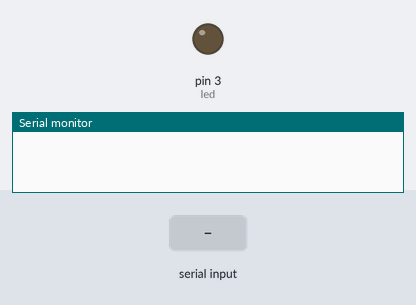
A sketch run on a simulated Arduino Uno, built with avr-gcc and run on an emulated ATmega328P. Parts: output pins drawn as LEDs (lit = HIGH), the last lines printed to the serial monitor. The test bench sets the inputs (shaded band).

Above: at 1.2 s.
1.3 s: "on\n" received over Serial
At 2.3 s:
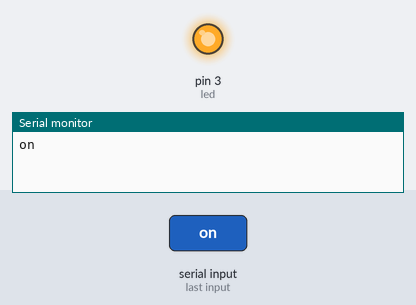
2.8 s: "off\n" received over Serial
At 3.5 s:
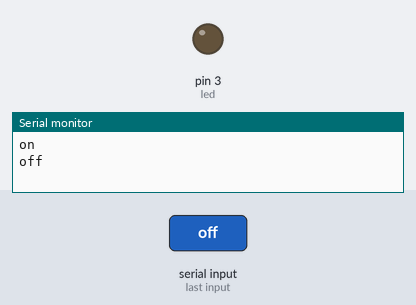
Timing chart, 0 to 5.8 s (numbered marks = the images above; inputs shaded):
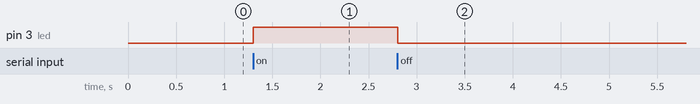

Measured:
- after the input at 1.3 s, pin 3 (led): LOW → HIGH at once
- after the input at 2.8 s, pin 3 (led): HIGH → LOW at once

The sketch:

sketch_mar19h.ino
```cpp
#define led 3
void setup() {
  // put your setup code here, to run once:
  Serial.begin(9600);
  pinMode(led, OUTPUT);

}

void loop() {
  // put your main code here, to run repeatedly:
  if (Serial.available()>0){
    String data = Serial.readStringUntil('\n');
    Serial.println(data);
    if(data=="on"){
      digitalWrite(led, HIGH);
    }
    else if(data=="off"){
      digitalWrite(led, LOW);
    }

  }

}
```
